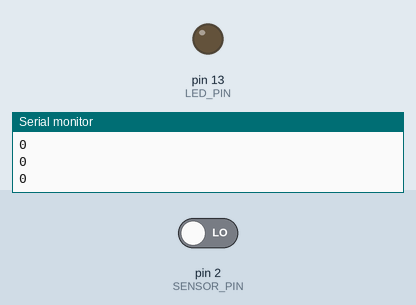
This sketch was run on a simulated Arduino Uno, built with avr-gcc and run on an emulated ATmega328P. On the bench: output pins drawn as LEDs (lit = HIGH), the last lines printed to the serial monitor. The inputs (shaded band) are chosen by the test bench; at power-on: pin 2 (SENSOR_PIN) LOW.

Above: at 1.8 s.
1.9 s: pin 2 (SENSOR_PIN) driven HIGH
At 2.7 s:
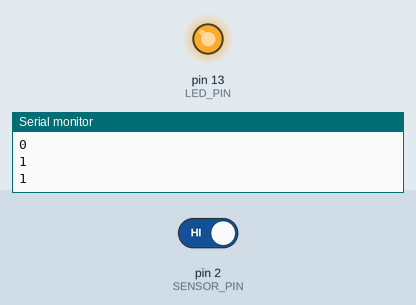
3.5 s: pin 2 (SENSOR_PIN) driven LOW
At 3.8 s:
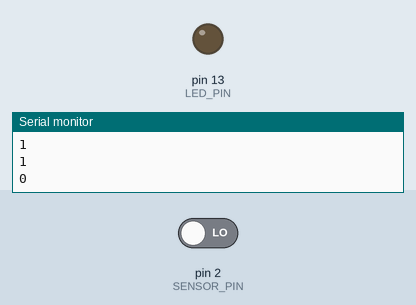
Timing chart, 0 to 6.5 s (numbered marks = the images above; inputs shaded):
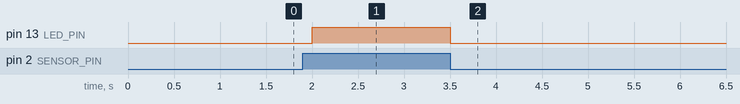

Measured:
- after the input at 1.9 s, pin 13 (LED_PIN): LOW → HIGH after 0.10 s
- after the input at 3.5 s, pin 13 (LED_PIN): HIGH → LOW at once

The sketch:

Task1.1p.ino
```cpp
// C++ code
//
const uint8_t SENSOR_PIN = 2;
const uint8_t LED_PIN = 13;


void setup()
{
  pinMode(LED_PIN, OUTPUT);
  pinMode(SENSOR_PIN, INPUT);


  Serial.begin(9600);

}

void loop()
{
  uint8_t sensorState = digitalRead(SENSOR_PIN);

  Serial.print(sensorState);
  Serial.println("");

  digitalWrite(LED_PIN , sensorState);

  delay(500);
}
```
